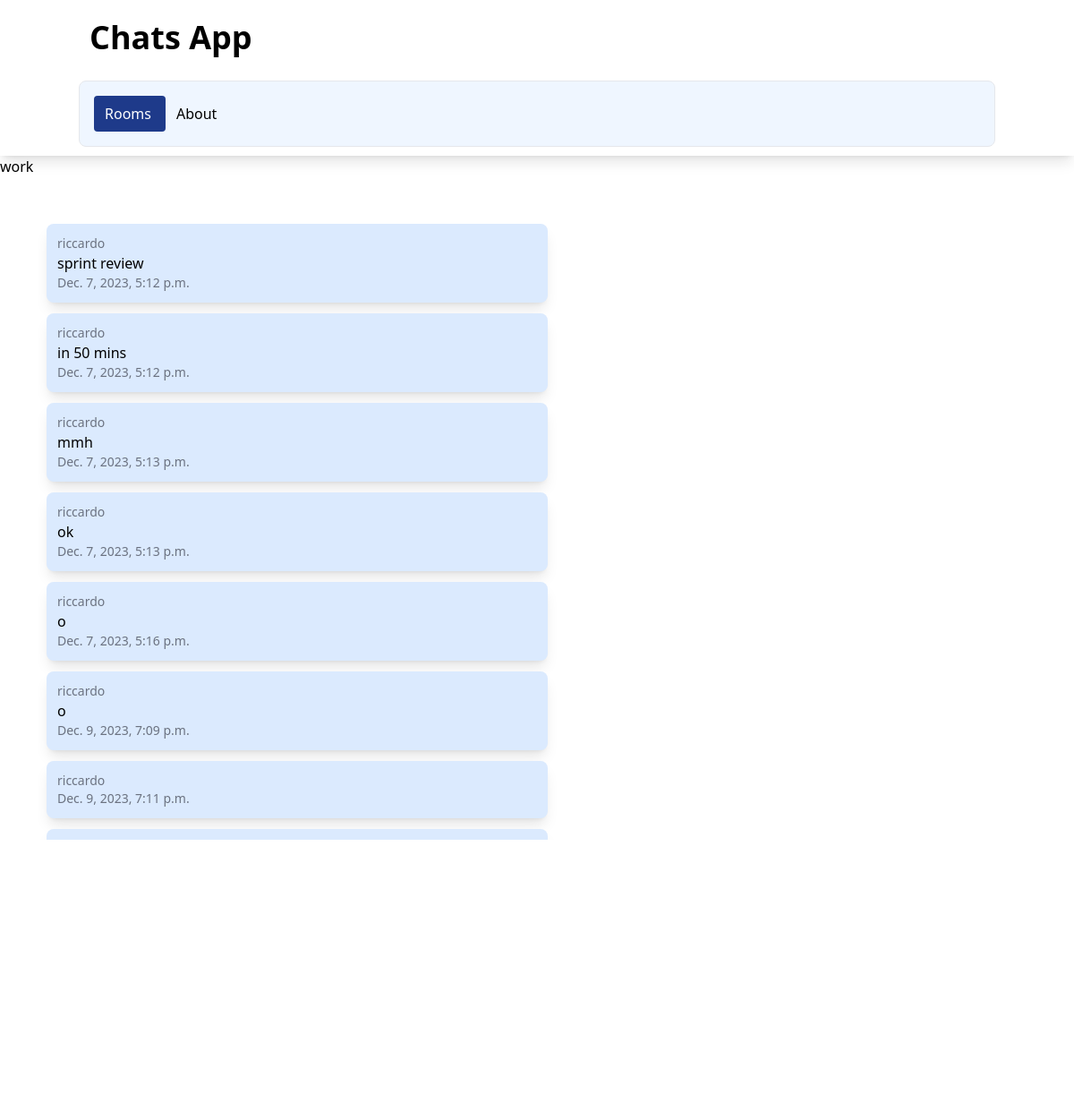
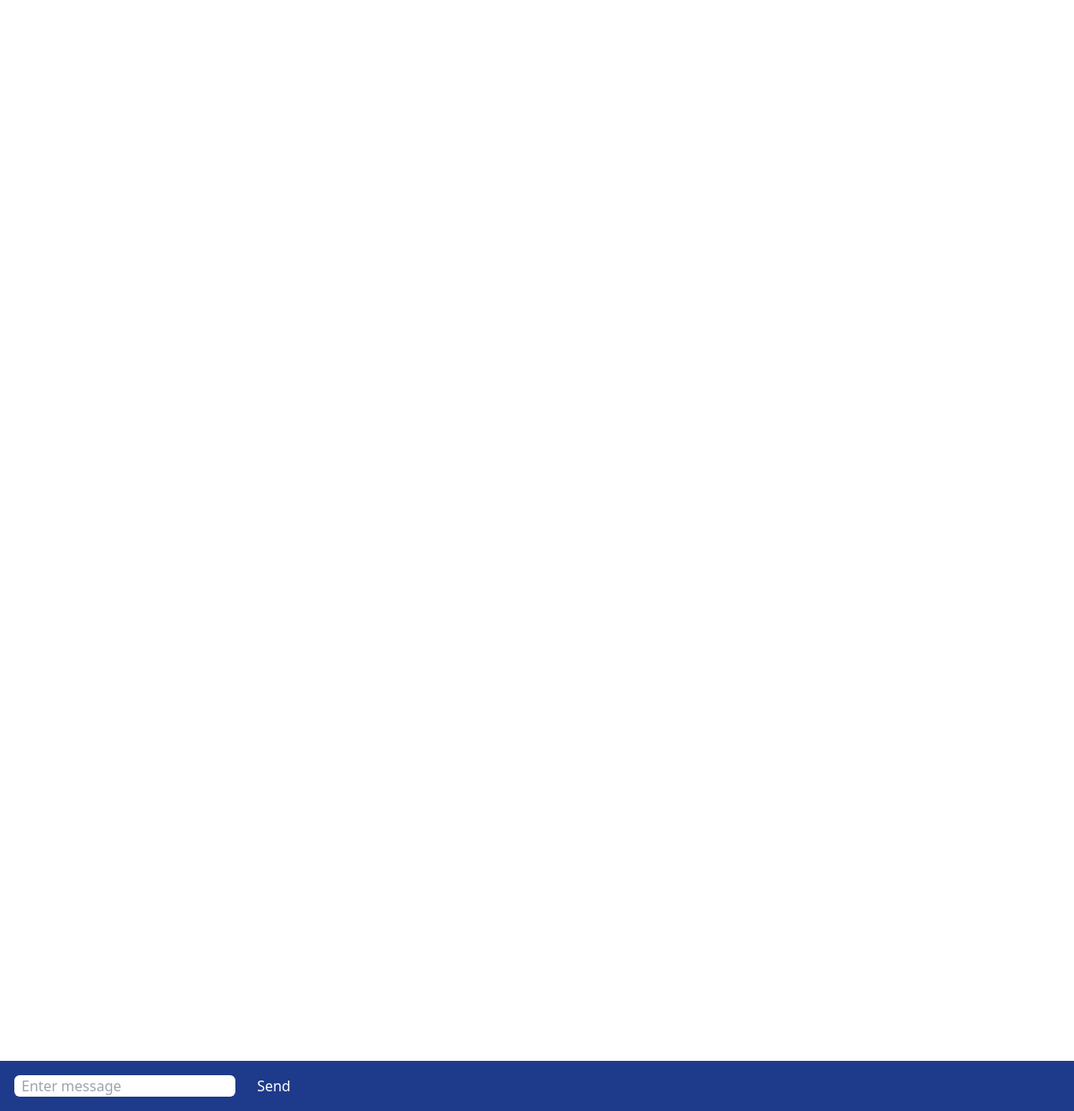
Page /rooms/work/ on the committed database (2 pictures, top to bottom).
### chatapp/models.py (models this page shows)
class ChatRoom(models.Model):
    name = models.CharField(max_length=100)
    slug = models.SlugField(unique=True)

class ChatMessage(models.Model):
    user = models.ForeignKey(User, on_delete=models.CASCADE)
    room = models.ForeignKey(ChatRoom, on_delete=models.CASCADE)
    message_content = models.TextField()
    date = models.DateTimeField(auto_now=True)
    class Meta:
        ordering = ('date',)

### chatapp/views.py (the view)
# urls.py: path('<slug:slug>/', chatroom, name='chatroom'),
def chatroom(req, slug):
    chatroom = ChatRoom.objects.get(slug=slug)
    messages = ChatMessage.objects.filter(room=chatroom)[0:31]
    return render(req, 'room.html', {'chatroom':chatroom, 'messages':messages})

### chatapp/templates/room.html (shortened to what this page needs)
{% extends "base.html" %}
{% block body %}
<div>
    <a href="">{{ chatroom.name }}</a>
</div>
<div class="message.container m-10 overflow-auto h-[700px]" id="message.container">
<div id="chat-messages">
    {% for message in messages %}
    <div class="message shadow-lg p-3 m-3 rounded-lg w-1/2 bg-blue-100">
        <div class="text-sm text-gray-500">
            {{ message.user.username }}
        </div>
        {{ message.message_content }}
        <div class=" text-sm text-gray-500">
            {{ message.date }}
        </div>
    </div>
    {% endfor %}
</div>
</div>
<div class="form-container fixed inset-x-0 bottom-0 bg-blue-900 p-4">
    <form metho="post">
        <input class="rounded-md px-2" id="message-input" type="text" name="message" placeholder="Enter message">
        <button class="text-white ml-5" id="send-button" type="submit">Send</button>
    </form>
</div>
<br>
{% endblock body %}

### chatapp/templates/base.html (shortened to what this page needs)
<!DOCTYPE html>
<html lang="en">
<head>
    <script src="https://cdn.tailwindcss.com"></script>
</head>
<body>
    <nav class="shadow-lg px-3 py-2.5">
        <div class="container flex flex-wrap justify-between mx-auto">
            <a class="flex items-center" href="">
                <span class="self-center text-4xl font-semibold">Chats App</span>
            </a>
            <div class="w-full block w-auto">
                <ul class="flex flex-row p-4 mt-4 border rounded-lg border-grau-100 bg-blue-50">
                    <li>
                        <a class="block py-2 pl-3 pr-4 rounded bg-blue-900 text-white" href="">Rooms</a>
                    </li>
                    <li>
                        <a class="block py-2 pl-3 pr-4 rounded" href="">About</a>
                    </li>
                </ul>
            </div>
        </div>
    </nav>
    {% block body %}
    {% endblock body %}
</body>
</html>

### rows in the picture
ChatRoom: name "work"
ChatMessage: user.username "riccardo", message_content "sprint review", date "Dec. 7, 2023, 5:12 p.m."
ChatMessage: user.username "riccardo", message_content "in 50 mins", date "Dec. 7, 2023, 5:12 p.m."
ChatMessage: user.username "riccardo", message_content "mmh", date "Dec. 7, 2023, 5:13 p.m."
ChatMessage: user.username "riccardo", message_content "ok", date "Dec. 7, 2023, 5:13 p.m."
ChatMessage: user.username "riccardo", message_content "o", date "Dec. 7, 2023, 5:16 p.m."
ChatMessage: user.username "riccardo", message_content "o", date "Dec. 9, 2023, 7:09 p.m."
ChatMessage: user.username "riccardo", date "Dec. 9, 2023, 7:11 p.m."
